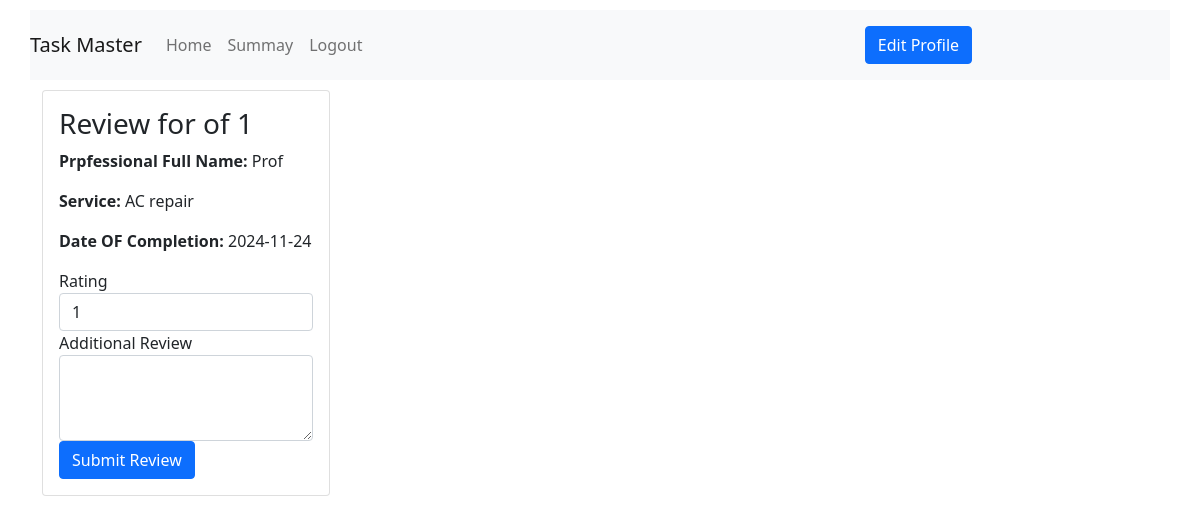
The app's page /rate_service/1 with its own data.
### backend/models.py (models this page shows)
class Service_request(db.Model):
    __tablename__="service_request"
    id=db.Column(db.Integer,primary_key=True)
    service_id=db.Column(db.Integer,db.ForeignKey("service.id"),nullable=False)
    costumer_id=db.Column(db.Integer,db.ForeignKey("costumer.id"),nullable=False)
    professional_id=db.Column(db.Integer,db.ForeignKey("professional.id"),nullable=False)
    date_of_request=db.Column(db.Date,nullable=False)
    preferred_date=db.Column(db.Date)
    date_of_completion=db.Column(db.Date)
    status=db.Column(db.String,nullable=False,default='Requested')
    remarks=db.Column(db.String)
    rating=db.Column(db.Integer)
    review=db.Column(db.String)

class Professional(db.Model):
    __tablename__="professional"
    id=db.Column(db.Integer,primary_key=True)
    email=db.Column(db.String,nullable=False,unique=True)
    full_name=db.Column(db.String,nullable=False)
    password=db.Column(db.String,nullable=False)
    service=db.Column(db.String,nullable=False)
    experience=db.Column(db.String,nullable=False)
    pincode=db.Column(db.String,nullable=False)
    Description=db.Column(db.String,nullable=False)
    is_approved = db.Column(db.Boolean, default=False)
    is_rejected= db.Column(db.Boolean, default=False)
    is_active=db.Column(db.Boolean, default=True)
    role=db.Column(db.Integer,nullable=False,default=2)
    Service_request=db.relationship("Service_request",backref="professional",lazy=True)

### backend/controllers.py (the view)
@app.route('/rate_service/<int:request_id>',methods=['GET'])
def rate_service(request_id):
    request = Service_request.query.get(request_id)
    professional = Professional.query.get(request.professional_id)
    return render_template('/costumer/review.html',request=request,professional=professional)

### templates/costumer/review.html (shortened to what this page needs)
{% extends 'layout2.html' %}
{%block content%}
<div id="view">
    <div class="card" style="width: 18rem;">
        <div class="card-body">
           <form action="{{ url_for('rate_service_post', request_id=request.id) }}" method="POST">
          <strong><h3>Review for of {{request.id}}</h3></strong>
          <p><strong>Prpfessional Full Name:</strong> {{ professional.full_name }}</p>
          <p><strong>Service:</strong> {{ professional.service }}</p>
          <p><strong>Date OF Completion:</strong> {{ request.date_of_completion }}</p>
            <div class="form-group">
              <label for="rating">Rating</label>
              <select class="form-control" id="rating" name="rating">
                <option>1</option>
              </select>
            </div>
            <div class="form-group">
              <label for="review">Additional Review</label>
              <textarea class="form-control" id="review" rows="3" nme="review"></textarea>
            </div>
            <button type="submit" class="btn btn-primary">Submit Review</button>
          </form>
        </div>
      </div>
</div>
{%endblock%}

### templates/layout2.html (style rules this page uses)
body { margin: 0; padding: 0; }

### records on screen
Service_request: id "1", date_of_completion "2024-11-24"
Professional: full_name "Prof", service "AC repair"
